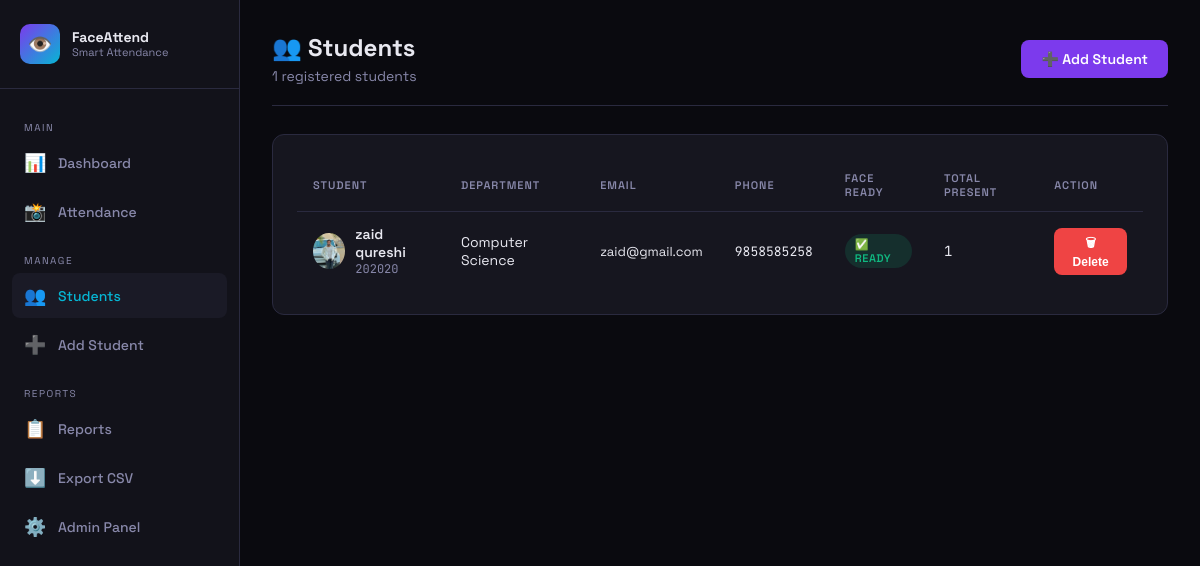
The page /students/ on the database its author committed.
### attendance_app/models.py (models this page shows, shortened)
class Student(models.Model):
    student_id = models.CharField(max_length=20, unique=True, verbose_name="Student ID")
    name = models.CharField(max_length=100, verbose_name="Full Name")
    email = models.EmailField(blank=True, verbose_name="Email")
    department = models.CharField(max_length=100, blank=True, verbose_name="Department")
    phone = models.CharField(max_length=15, blank=True, verbose_name="Phone")
    photo = models.ImageField(upload_to='faces/', blank=True, null=True, verbose_name="Photo")
    face_encoding = models.TextField(blank=True, null=True)
    registered_at = models.DateTimeField(default=timezone.now)
    is_active = models.BooleanField(default=True)
    class Meta:
        ordering = ['name']
        verbose_name = "Student"
        verbose_name_plural = "Students"

### attendance_app/views.py (the view)
# urls.py: path('students/', views.student_list, name='student_list'),
def student_list(request):
    students = Student.objects.filter(is_active=True).annotate(
        total_present=Count('attendance_records', filter=Q(attendance_records__status='present'))
    )
    return render(request, 'attendance_app/student_list.html', {'students': students})

### attendance_app/templates/attendance_app/student_list.html (shortened to what this page needs)
{% extends 'attendance_app/base.html' %}
{% block content %}
<div class="topbar">
  <div class="page-header" style="margin:0">
    <h1>👥 Students</h1>
    <p>{{ students.count }} registered students</p>
  </div>
  <a href="{% url 'add_student' %}" class="btn btn-primary">➕ Add Student</a>
</div>
<div class="card">
  <div class="table-wrap">
    <table>
      <thead>
        <tr>
          <th>Student</th>
          <th>Department</th>
          <th>Email</th>
          <th>Phone</th>
          <th>Face Ready</th>
          <th>Total Present</th>
          <th>Action</th>
        </tr>
      </thead>
      <tbody>
        {% for s in students %}
        <tr>
          <td>
            <div class="student-info">
              {% if s.photo %}
              <img src="{{ s.photo.url }}" alt="{{ s.name }}" style="width:36px;height:36px;border-radius:50%;object-fit:cover;">
              {% else %}
              <div class="avatar">{{ s.name|first }}</div>
              {% endif %}
              <div>
                <div class="name">{{ s.name }}</div>
                <div class="id">{{ s.student_id }}</div>
              </div>
            </div>
          </td>
          <td>{{ s.department|default:"-" }}</td>
          <td style="font-size:13px;">{{ s.email|default:"-" }}</td>
          <td style="font-family:'JetBrains Mono',monospace;font-size:13px;">{{ s.phone|default:"-" }}</td>
          <td>
            {% if s.face_encoding %}
            <span class="badge badge-present">✅ Ready</span>
            {% else %}
            <span class="badge badge-absent">❌ No Face</span>
            {% endif %}
          </td>
          <td style="font-family:'JetBrains Mono',monospace;">{{ s.total_present }}</td>
          <td>
            <form method="post" action="{% url 'delete_student' s.pk %}"
              onsubmit="return confirm('{{ s.name }} ko delete karo?')">
              <button type="submit" class="btn btn-danger btn-sm">🗑 Delete</button>
            </form>
          </td>
        </tr>
        {% empty %}
        <tr><td colspan="7" style="text-align:center;color:var(--muted);padding:48px;">
          Koi student register nahi hai.<br>
          <a href="{% url 'add_student' %}" class="btn btn-primary" style="margin-top:12px;">➕ Add First Student</a>
        </td></tr>
        {% endfor %}
      </tbody>
    </table>
  </div>
</div>
{% endblock %}

### attendance_app/templates/attendance_app/base.html (style rules this page uses)
:root { --bg: #0a0a0f; --bg2: #12121a; --bg3: #1a1a26; --card: #16161f; --border: #2a2a3f; --accent: #7c3aed; --accent2: #06b6d4; --accent3: #10b981; --warn: #f59e0b; --danger: #ef4444; --text: #e8e8f0; --muted: #8888aa; --radius: 12px; }
* { margin: 0; padding: 0; box-sizing: border-box; }
body { font-family: 'Space Grotesk', sans-serif; background: var(--bg); color: var(--text); min-height: 100vh; display: flex; }
.page-header { margin-bottom: 28px; }
.page-header h1 { font-size: 24px; font-weight: 700; }
.page-header p { color: var(--muted); font-size: 14px; margin-top: 4px; }
.card { background: var(--card); border: 1px solid var(--border); border-radius: var(--radius); padding: 24px; }
.table-wrap { overflow-x: auto; }
table { width: 100%; border-collapse: collapse; font-size: 14px; }
th { padding: 12px 16px; text-align: left; font-size: 11px; text-transform: uppercase; letter-spacing: 1px; color: var(--muted); border-bottom: 1px solid var(--border); font-weight: 600; }
td { padding: 13px 16px; border-bottom: 1px solid rgba(255,255,255,.04); }
tr:last-child td { border-bottom: none; }
.badge { display: inline-block; padding: 3px 10px; border-radius: 20px; font-size: 11px; font-weight: 600; text-transform: uppercase; letter-spacing: .5px; }
.badge-present { background: rgba(16,185,129,.15); color: var(--accent3); }
.btn { display: inline-flex; align-items: center; gap: 8px; padding: 10px 20px; border-radius: 8px; font-size: 14px; font-weight: 600; cursor: pointer; text-decoration: none; border: none; transition: all .2s; }
.btn-primary { background: var(--accent); color: #fff; }
.btn-danger { background: var(--danger); color: #fff; }
.btn-sm { padding: 6px 14px; font-size: 12px; }
.topbar { display: flex; align-items: center; justify-content: space-between; margin-bottom: 28px; padding-bottom: 20px; border-bottom: 1px solid var(--border); }
.student-info { display: flex; align-items: center; gap: 10px; }
.student-info .name { font-weight: 600; font-size: 14px; }
.student-info .id { font-size: 12px; color: var(--muted); font-family: 'JetBrains Mono', monospace; }

### rows shown on the page
Student: photo (picture), name "zaid qureshi", student_id "202020", department "Computer Science", email "zaid@gmail.com", phone "9858585258", shows "✅ READY", total_present "1"

### other values the page prints
{{ students.count }} "1"
